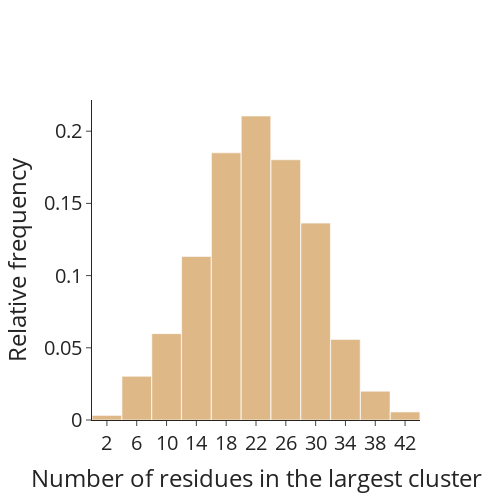

Notebook cell for this chart:
### Markdown cell above
### size_of_the_largest_cluster_of_each_PDB_by_res

### Code cell
mid_bins = list(range(2, 46, 4))
fig_si = go.Figure()
fig_si.add_trace(go.Histogram(x=size_largest_cluster_res,
    xbins=dict(start=0, end=42, size=4),
    histnorm = 'probability'))
fig_si.update_layout(
    xaxis = dict(
        tickmode = 'array',
        tickvals = list(mid_bins),
        ticktext = list(mid_bins)
    )
)
fig_si.update_layout(bargap = .01)
fig_si.update_traces(marker = {'color': 'BurlyWood'})
fig_si.update_layout(
    xaxis_title_text='Number of residues in the largest cluster',
    yaxis_title_text='Relative frequency')
fig_si.update_layout(font_size=20, width=500, height=500)
fig_si.show()

### Figure 1 — Plotly figure (JSON) as saved in the notebook; plotly's stock layout.template omitted (floating-point values rounded to 4 significant figures; data arrays with more than 128 entries replaced by an {"elided": "..."} marker saying what was removed)
{"data": [{"histnorm": "probability", "marker": {"color": "BurlyWood"}, "type": "histogram", "x": {"elided": "1258 int values"}, "xbins": {"end": 42, "size": 4, "start": 0}}], "layout": {"bargap": 0.01, "font": {"size": 20}, "height": 500, "width": 500, "xaxis": {"tickmode": "array", "ticktext": [2, 6, 10, 14, 18, 22, 26, 30, 34, 38, 42], "tickvals": [2, 6, 10, 14, 18, 22, 26, 30, 34, 38, 42], "title": {"text": "Number of residues in the largest cluster"}}, "yaxis": {"title": {"text": "Relative frequency"}}}}
